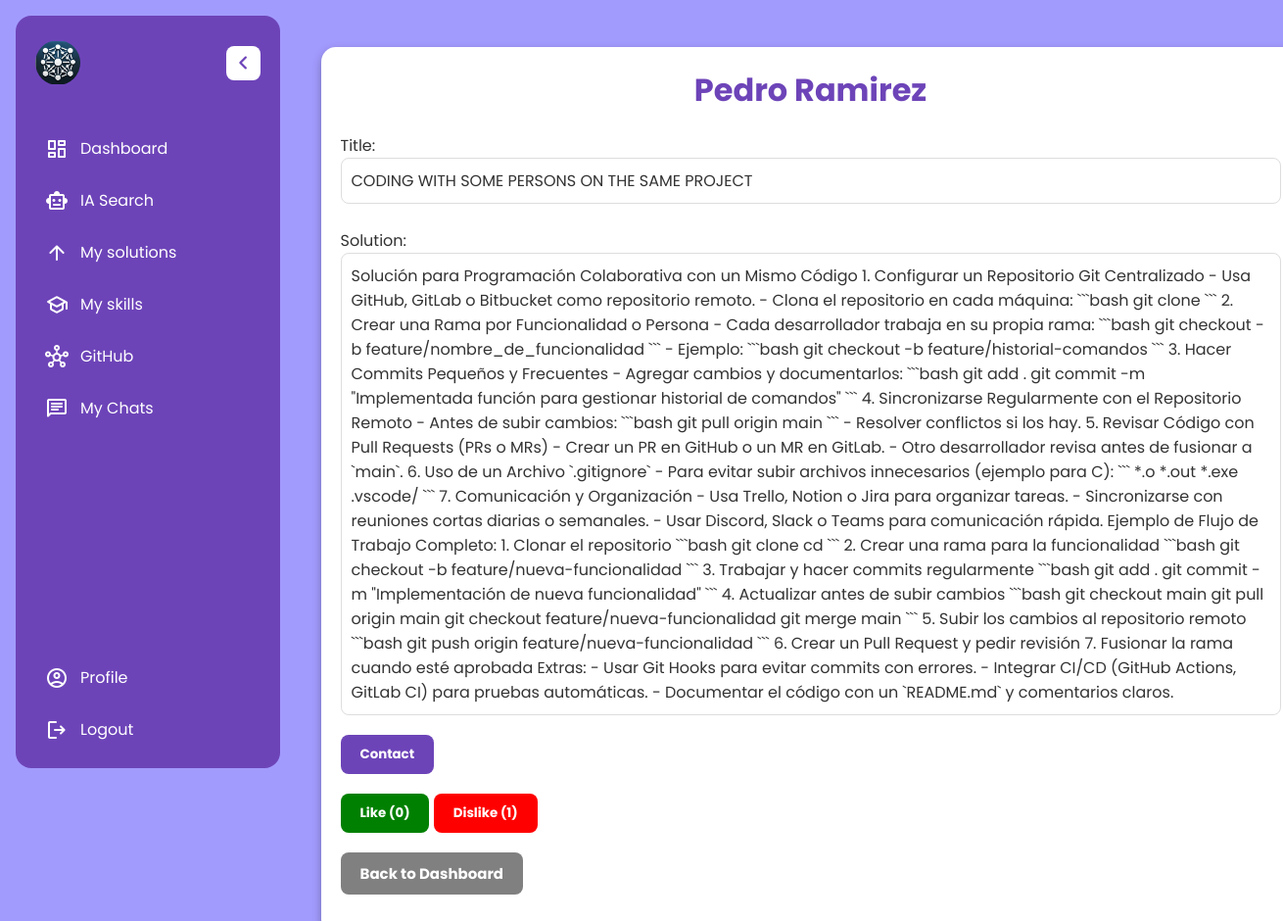
/views/solutionprofile.php?id=14 (signed in), run on the app's committed database.
### tables this page shows
CREATE TABLE `users` (
  `id` int(11) NOT NULL,
  `name` varchar(100) NOT NULL,
  `surname` varchar(100) NOT NULL,
  `username` varchar(100) NOT NULL,
  `email` varchar(255) NOT NULL,
  `password` varchar(255) NOT NULL,
  `updated_at` timestamp NOT NULL DEFAULT current_timestamp() ON UPDATE current_timestamp(),
  `created_at` timestamp NOT NULL DEFAULT current_timestamp(),
  `socials` varchar(500) DEFAULT NULL
);

CREATE TABLE `solutions` (
  `id` int(11) NOT NULL,
  `user_id` int(11) NOT NULL,
  `title` varchar(100) NOT NULL,
  `solution` varchar(10000) NOT NULL,
  `likes` int(11) NOT NULL DEFAULT 0,
  `dislikes` int(11) NOT NULL DEFAULT 0,
  `updated_at` timestamp NOT NULL DEFAULT current_timestamp() ON UPDATE current_timestamp(),
  `created_at` timestamp NOT NULL DEFAULT current_timestamp()
);

### config/Db.php (called while the page is built, shortened)
<?php
class Db{
    private $servername= "localhost";
    private $username= "root";
    private $password= "";
    private $dbname= "solutionhub_db";
    public function __construct() {
        $this->conn = $this->connect();
    }
    public function connect() {
        $this->conn = null;
        try {
            $this->conn = new PDO("mysql:host=$this->servername;dbname=$this->dbname", $this->username, $this->password);
            $this->conn->setAttribute(PDO::ATTR_ERRMODE, PDO::ERRMODE_EXCEPTION);
        } catch(PDOException $e) {
            echo 'Connection Error: ' . $e->getMessage();
        }
        return $this->conn;
    }
}

### models/Solution.php (called while the page is built, shortened)
<?php
class Solution {
    private $table = 'solutions';
    private $conn;
    public function __construct($conn) {
        $this->conn = $conn;
    }
    public function getSolutionById($id) {
        $sql = "SELECT * FROM {$this->table} WHERE id = :id";
        $stmt = $this->conn->prepare($sql);
        $stmt->bindParam(':id', $id, PDO::PARAM_INT);
        $stmt->execute();
        return $stmt->fetch(PDO::FETCH_ASSOC);
    }
}

### models/User.php (called while the page is built, shortened)
<?php
require_once "../config/Db.php";
class User {
    private $conn;
    public function __construct($db) {
        $this->conn = $db->connect();
    }
    public function getUserById($user_id){
        try {
            $stmt = $this->conn->prepare("SELECT * FROM users WHERE id = ?");
            $stmt->execute([$user_id]);
            $user = $stmt->fetch(PDO::FETCH_ASSOC);
            if ($user) {
                return $user;
            } else {
                return ['error' => 'Usuario no encontrada.'];
            }
        } catch (PDOException $e) {
            return ['error' => $e->getMessage()];
        }
    }
}

### views/solutionprofile.php (the view, shortened to what this page needs)
<?php
    require_once "../includes/parts/header.php";
?>
<link rel="stylesheet" href="../assets/css/skill.css">
</head>
<body>
<?php
    require_once "../config/Db.php";
    require_once "../includes/parts/layout.php";
    require_once "../models/Solution.php";
    require_once "../models/User.php";
    $db = new Db();
    $solutionObj = new Solution($db->conn);
    $solution_id = $_GET['id'] ?? null;
    $solution = $solution_id ? $solutionObj->getSolutionById($solution_id) : null;
    $u = new User($db);
    $user = $u->getUserById($solution['user_id']);
?>
<div class="single_container">
    <div class="row">
        <div class="col-12">
            <h1><?=$user['name']." ".$user['surname'];?></h1>
            <?php if ($solution_id): ?>
                    <div>
                        <label for="title">Title:</label>
                        <p id="title" ><?= $solution['title']; ?></p>
                    </div>
                    <div class="description">
                        <label for="solution">Solution:</label>
                        <p id="description" name="description"><?= $solution['solution']; ?></p>
                    </div>
            <?php endif; ?>
            <form class="user-details" action="../controllers/chatController.php" method="post">
            <button id="contact" type="submit" class="contact-button">Contact</button>
            </form>
            <div class="like-dislike-container">
                <form action="../controllers/likeController.php?id=<?=$solution['id']?>" method="POST">
                    <button type="submit" id="like" name="like" class="like-button">Like (<?= $solution['likes']; ?>)</button>
                    <button type="submit" id="dislike" name="dislike" class="dislike-button">Dislike (<?= $solution['dislikes']; ?>)</button>
                </form>
            </div>
            <a id="back" href="index.php">Back to Dashboard</a>
        </div>
    </div>
</div>
</body>
</html>

### assets/css/layout.css (style rules this page uses)
* { margin: 0; padding: 0; box-sizing: border-box; font-family: "Poppins", sans-serif; }
body { min-height: 100vh; background: #a29bfe; }

### assets/css/skill.css (style rules this page uses)
.single_container { width: 100%; position: absolute; top: 5%; left: 25%; max-width: 1000px; padding: 20px; background: #ffffff; color: #333; border-radius: 15px; box-shadow: 0 4px 10px rgba(0, 0, 0, 0.3); }
.single_container h1 { text-align: center; font-size: 32px; margin-bottom: 20px; color: #6d44b8; }
.single_container form input[type="text"], .single_container form input[type="textarea"] , #description, #title { width: 100%; padding: 10px; border: 1px solid #ddd; border-radius: 8px; font-size: 16px; }
.description { margin-top: 25px; }
#contact { margin-top: 20px; }
#like { background-color: green; }
#dislike { background-color: red; }
.single_container button, .single_container .btn-primary, .single_container #back { display: inline-block; padding: 10px 20px; margin-bottom: 20px; background: #6d44b8; color: #fff; text-decoration: none; font-weight: bold; border-radius: 8px; transition: background 0.3s, transform 0.2s ease-in-out; text-align: center; border: none; cursor: pointer; }
.single_container #back { background-color: grey !important; font-size: 15px; }
.single_container div a { display: block; padding: 12px 15px; margin-bottom: 10px; background: #f5f5f5; color: #4c3c8c; border-radius: 8px; font-size: 18px; font-weight: 500; text-decoration: none; border: 1px solid #ddd; transition: all 0.3s; }

### data on the page
users: name "Pedro", surname "Ramirez"
solutions: title "CODING WITH SOME PERSONS ON THE SAME PROJECT", solution "Solución para Programación Colaborativa con un Mismo Código 1. Configurar un Repositorio Git Centralizado - Usa GitHub, GitLab o Bitbucket como repositorio remoto. - Clona el repositorio en cada máquina: ```bash git clone ``` 2. Crear una Rama por Funcionalidad o Persona - Cada desarrollador trabaja en su propia rama: ```bash git checkout -b feature/nombre_de_funcionalidad ``` - Ejemplo: ```bash git checkout -b feature/historial-comandos ``` 3. Hacer Commits Pequeños y Frecuentes - Agregar cambios y documentarlos: ```bash git add . git commit -m \"Implementada función para gestionar historial de comandos\" ``` 4. Sincronizarse Regularmente con el Repositorio Remoto - Antes de subir cambios:…", likes "0", dislikes "1"
